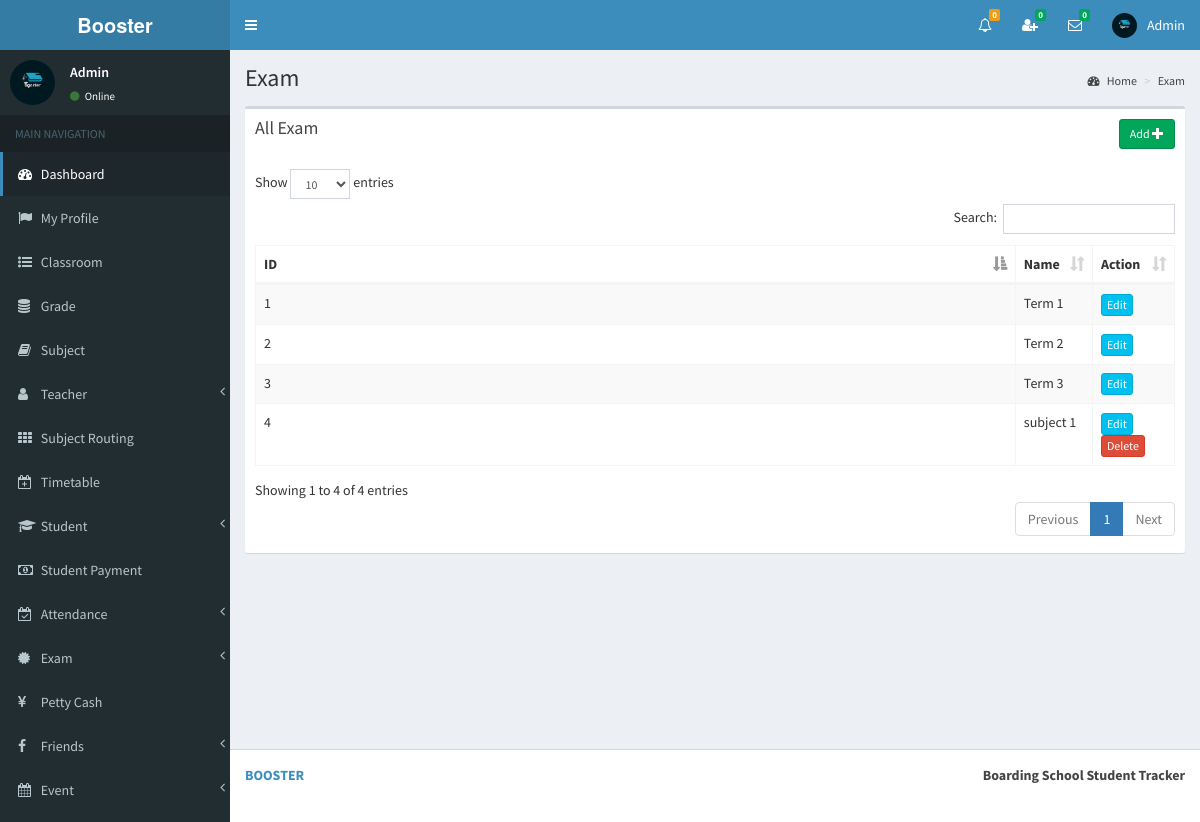
Page /view/exam.php (signed in) on the committed database.
### tables this page shows
CREATE TABLE `exam` (
  `id` int(11) NOT NULL,
  `name` varchar(255) NOT NULL
);

### view/exam.php (the view, shortened to what this page needs)
<?php include_once('head.php'); ?>
<?php include_once('header_admin.php'); ?>
<?php include_once('sidebar.php'); ?>
<div class="content-wrapper">
    <section class="content-header">
    	<h1>
        	Exam
        </h1>
        <ol class="breadcrumb">
        	<li><a href="#"><i class="fa fa-dashboard"></i> Home</a></li>
            <li><a href="#">Exam</a></li>
        </ol>
	</section>
	<section class="content" >
    	<div class="row" id="table1">
        	<div class="col-md-8">
            	<div class="box">
                	<div class="box-header">
                 		<a href="#modalInsertform" onClick="" class="btn btn-success btn-sm pull-right" data-id="<?php echo $row["id"]; ?>" data-toggle="modal">Add <span class="glyphicon glyphicon-plus"></span></a>
                  		<h3 class="box-title">All Exam</h3>
                	</div>
                	<div class="box-body table-responsive">
                		<table id="example1" class="table table-bordered table-striped">
                            <thead>
                                <th class="col-md-1">ID</th>
                                <th class="col-md-1">Name</th>
                                <th class="col-md-2">Action</th>
                            </thead>
                        	<tbody>
<?php
include_once('../controller/config.php');
$sql="SELECT * FROM exam";
$result=mysqli_query($conn,$sql);
$count = 0;
if(mysqli_num_rows($result) > 0) {
	while($row=mysqli_fetch_assoc($result)){
		$count++;
		$id=$row['id'];
?>
                                <tr>
                                    <td><?php echo $count; ?></td>
               <td id="td1_<?php echo $row['id']; ?>"><?php echo $row['name']; ?></td>
                                    <td>
<?php
$sql1="SELECT * FROM exam_timetable WHERE exam_id='$id'";
$result1=mysqli_query($conn,$sql1);
if(mysqli_num_rows($result1) > 0){
	$cant_remove1=1;
}else{
	$cant_remove1=0;
}
$sql2="SELECT * FROM student_exam WHERE exam_id='$id'";
$result2=mysqli_query($conn,$sql2);
if(mysqli_num_rows($result2) > 0){
	$cant_remove2=1;
}else{
	$cant_remove2=0;
}
if($cant_remove1 > 0 || $cant_remove2 > 0 ){
	echo '<a href="#modalUpdateform" onClick="showModal(this)" class="btn btn-info btn-xs" data-id="'.$id.'" data-toggle="modal">Edit</a>';
}else{
	echo '<a href="#modalUpdateform" onClick="showModal(this)" class="btn btn-info btn-xs" data-id="'.$id.'" data-toggle="modal">Edit</a>';
	echo ' <a href="#" class="confirm-delete btn btn-danger btn-xs"  data-id="'.$id.'">Delete</a>';
}
?>
                             		</td>
                            	</tr>
<?php } } ?>
                        	</tbody>
                    	</table>
                	</div>
            	</div>
        	</div>
    	</div>
	</section>
</div>
<?php include_once('footer.php');?>

### view/header_admin.php (shortened to what this page needs)
<body class="hold-transition skin-blue sidebar-mini" >
<div class="wrapper">
  <header class="main-header" >
    <a href="" class="logo">
      <span class="logo-lg"><strong>Booster</strong></span>
    </a>
    <nav class="navbar navbar-static-top">
		<a href="#" class="sidebar-toggle" data-toggle="offcanvas" role="button">
       	</a>
		<div class="navbar-custom-menu">
			<ul class="nav navbar-nav">
              <li class="dropdown notifications-menu">
                <a href="#" class="dropdown-toggle" data-toggle="dropdown">
                  <i class="fa fa-bell-o"></i>
<?php
include_once('../controller/config.php');
$my_type=$_SESSION["type"];
if($my_type == 'Admin'){
	$sql1="SELECT COUNT(id) FROM main_notifications WHERE _isread='0'";
	$result1=mysqli_query($conn,$sql1);
	$row1=mysqli_fetch_assoc($result1);
	$notfi_count=$row1['COUNT(id)'];
?>
                  <span class="label label-warning"><?php echo $notfi_count; ?></span>
                </a>
              </li>
<?php }  ?>
<?php
include_once('../controller/config.php');
$my_index=$_SESSION["index_number"];
$my_type=$_SESSION["type"];
$sql="SELECT count(id)
      FROM my_friends
      WHERE my_index='$my_index' AND _status='Pending' AND _isread='0'";
$result=mysqli_query($conn,$sql);
$row=mysqli_fetch_assoc($result);
$unread_count=$row['count(id)'];
?>
              <li class="dropdown messages-menu"  id="friend_request">
              	<a href="#" class="dropdown-toggle" data-toggle="dropdown" onClick="showFriendRequest('<?php echo $my_index; ?>','<?php echo $my_type; ?>')">
                  <i class="fa fa-user-plus"></i>
                  <span class="label label-success"><?php echo $unread_count; ?></span>
                </a>
              </li>
<?php
include_once('../controller/config.php');
$my_index=$_SESSION["index_number"];
$unread_msg_count=0;
$sql="SELECT * FROM my_friends WHERE my_index='$my_index'";
$result=mysqli_query($conn,$sql);
while($row=mysqli_fetch_assoc($result)){
	$friend_index=$row['friend_index'];
	$sql1="SELECT count(id)
		  FROM online_chat
		  WHERE user_index='$friend_index' AND _isread='0'";
	$result1=mysqli_query($conn,$sql1);
	$row1=mysqli_fetch_assoc($result1);
	$unread_msg_count+=$row1['count(id)'];
}
?>
              <li class="dropdown messages-menu" id="unread_msg">
                <a href="#" class="dropdown-toggle" data-toggle="dropdown" >
                  <i class="fa fa-envelope-o"></i>
                  <span class="label label-success"><?php echo $unread_msg_count; ?></span>
                </a>
<?php
include_once('../controller/config.php');
$index=$_SESSION["index_number"];
$type=$_SESSION["type"];
$time='';
$file_path='';
	$sql="SELECT
           DISTINCT conversation_id,friend_index
           FROM
              my_friends
           WHERE
              	my_index='$index'
           ORDER BY
              conversation_id";
	$result=mysqli_query($conn,$sql);
	while($row=mysqli_fetch_assoc($result)){
		$conversation_id=$row['conversation_id'];
		$friend_index=$row['friend_index'];
		$sql3="SELECT * FROM my_friends WHERE conversation_id='$conversation_id' and friend_index='$friend_index'";
		$result3=mysqli_query($conn,$sql3);
		$row3=mysqli_fetch_assoc($result3);
		$friend_type=$row3['friend_type'];
		if($friend_type == "Admin"){
			$sql1="SELECT * FROM admin WHERE index_number='$friend_index'";
			$result1=mysqli_query($conn,$sql1);
			$row1=mysqli_fetch_assoc($result1);
			$friend_name=$row1['i_name'];
			$friend_image=$row1['image_name'];
		}
		if($friend_type == "Teacher"){
			$sql1="SELECT * FROM teacher WHERE index_number='$friend_index'";
			$result1=mysqli_query($conn,$sql1);
			$row1=mysqli_fetch_assoc($result1);
			$friend_name=$row1['i_name'];
			$friend_image=$row1['image_name'];
		}
		if($friend_type == "Student"){
			$sql1="SELECT * FROM student WHERE index_number='$friend_index'";
			$result1=mysqli_query($conn,$sql1);
			$row1=mysqli_fetch_assoc($result1);
			$friend_name=$row1['i_name'];
			$friend_image=$row1['image_name'];
		}
		$sql2="SELECT * FROM online_chat WHERE conversation_id='$conversation_id' ORDER BY id DESC LIMIT 1";
		$result2=mysqli_query($conn,$sql2);
		while($row2=mysqli_fetch_assoc($result2)){
			$last_msg=$row2['msg'];
			$msg_time=$row2['time'];
			$datetime1 = new DateTime($msg_time);
			$datetime2 = new DateTime();
			$interval = $datetime1->diff($datetime2);
			$year = $interval->format('%y y ');
			$month = $interval->format('%m m ');
			$days = $interval->format('%a d');
			$hours = $interval->format('%h h');
			$minutes = $interval->format('%i mins');
			$seconds = $interval->format('%s sec');
			if($year>0){
				$time=$year;
			}else if($month>0){
				$time=$month;
			}else if($days>0){
				$time=$days;
			}else if($hours>0){
				$time=$hours;
			}else if($minutes>0){
				$time=$minutes;
			}else{
				$time=$seconds;
			}
			if($type=="Admin"){
				$file_path="my_friends.php?do=showChatBox&my_index=$index&conversation_id=$conversation_id&friend_index=$friend_index&my_type=$type";
			}
			if($type=="Teacher"){
				$file_path="my_friends2.php?do=showChatBox&my_index=$index&conversation_id=$conversation_id&friend_index=$friend_index&my_type=$type";
			}
			if($type=="Student"){
				$file_path="my_friends1.php?do=showChatBox&my_index=$index&conversation_id=$conversation_id&friend_index=$friend_index&my_type=$type";
			}
?>
                      <li>
                        <a href="<?php echo $file_path; ?>" onClick="msgRead('<?php echo $index; ?>','<?php echo $conversation_id; ?>','<?php echo $friend_index; ?>','<?php echo $type; ?>')">
                          <div class="pull-left">
                            <img src="../<?php echo $friend_image; ?>" class="img-circle" alt="User Image">
                          </div>
                          <h4>
                            <?php echo $friend_name; ?>
                            <small><i class="fa fa-clock-o"></i> <?php echo $time; ?></small>
                          </h4>
                          <p><?php echo $last_msg; ?></p>
                        </a>
                      </li>
 <?php } } ?>
              </li>
<?php
include_once('../controller/config.php');
if($type=="Admin"){
	$sql="SELECT * FROM admin where index_number='$index'";
	$result=mysqli_query($conn,$sql);
	$row=mysqli_fetch_assoc($result);
}
?>
            	<li class="dropdown user user-menu">
                    <a href="#" class="dropdown-toggle" data-toggle="dropdown">
                      <img src="../<?php echo $row['image_name']; ?>" class="user-image" alt="User Image">
                      <span class="hidden-xs"><?php echo $row['i_name']; ?></span>
                    </a>
              </li>
            </ul>
        </div>
	</nav>
  </header>

### view/sidebar.php (shortened to what this page needs)
  <aside class="main-sidebar">
    <section class="sidebar">
<?php
include_once('../controller/config.php');
$index=$_SESSION["index_number"];
$sql="SELECT * FROM admin WHERE index_number='$index'";
$result=mysqli_query($conn,$sql);
$row=mysqli_fetch_assoc($result);
$name=$row['i_name'];
$image=$row['image_name'];
?>
      <div class="user-panel">
      	<div class="pull-left image">
        	<img src="../<?php echo $image; ?>" class="img-circle" alt="User Image">
        </div>
        <div class="pull-left info">
        	<p><?php echo $name; ?></p>
            <a href="#"><i class="fa fa-circle text-success"></i> Online</a>
        </div>
      </div>
      <ul class="sidebar-menu">
        <li class="header">MAIN NAVIGATION</li>
        <li class="active treeview">
          <a href="dashboard.php">
            <i class="fa fa-dashboard"></i> <span>Dashboard</span>
          </a>
        </li>
         <li>
          <a href="admin_profile.php">
            <i class="fa fa-flag"></i> <span>My Profile</span>
          </a>
        </li>
        <li>
          <a href="class_room.php">
            <i class="fa fa-list-ul"></i> <span>Classroom</span>
          </a>
        </li>
        <li>
          <a href="grade.php">
            <i class="fa fa-database"></i> <span>Grade</span>
          </a>
        </li>
        <li>
          <a href="subject.php">
            <i class="fa fa-book"></i> <span>Subject</span>
          </a>
        </li>
        <li class="treeview">
          <a href="#">
            <i class="fa fa-user" aria-hidden="true"></i>
            <span>Teacher</span>
            <span class="pull-right-container">
              <i class="fa fa-angle-left pull-right"></i>
            </span>
          </a>
        </li>
        <li>
          <a href="subject_routing.php">
            <i class="fa fa-th"></i> <span>Subject Routing</span>
          </a>
        </li>
        <li>
          <a href="timetable.php">
            <i class="fa fa-calendar-plus-o"></i> <span>Timetable</span>
          </a>
        </li>
        <li class="treeview">
          <a href="#">
            <i class="fa fa-graduation-cap"></i>
            <span>Student</span>
            <span class="pull-right-container">
              <i class="fa fa-angle-left pull-right"></i>
            </span>
          </a>
        </li>
        <li>
          <a href="student_payment.php">
            <i class="fa fa-money"></i> <span>Student Payment</span>
          </a>
        </li>
         <li class="treeview">
          <a href="#">
            <i class="fa fa-calendar-check-o"></i>
            <span>Attendance</span>
            <span class="pull-right-container">
              <i class="fa fa-angle-left pull-right"></i>
            </span>
          </a>
        </li>
        <li class="treeview">
          <a href="#">
            <i class="fa fa-certificate"></i>
            <span>Exam</span>
            <span class="pull-right-container">
              <i class="fa fa-angle-left pull-right"></i>
            </span>
          </a>
        </li>
        <li>
          <a href="petty_cash.php">
            <i class="fa fa-yen"></i> <span>Petty Cash</span>
          </a>
        </li>
        <li class="treeview">
          <a href="#">
            <i class="fa fa-facebook"></i>
            <span>Friends</span>
            <span class="pull-right-container">
              <i class="fa fa-angle-left pull-right"></i>
            </span>
          </a>
        </li>
        <li class="treeview">
          <a href="#">
            <i class="fa fa-calendar"></i>
            <span>Event</span>
            <span class="pull-right-container">
              <i class="fa fa-angle-left pull-right"></i>
            </span>
          </a>
        </li>
      </ul>
    </section>
  </aside>

### view/exam.php (style rules this page uses)
@media only screen and (max-width: 1200px) { [class*="col-"] { width: 100%; } }

### rows in the picture
exam: name "Term 1"
exam: name "Term 2"
exam: name "Term 3"
exam: name "subject 1"

### other values in the picture
$notfi_count "0"
$unread_count "0"
$unread_msg_count "0"
$row['i_name'] "Admin"
$name "Admin"
